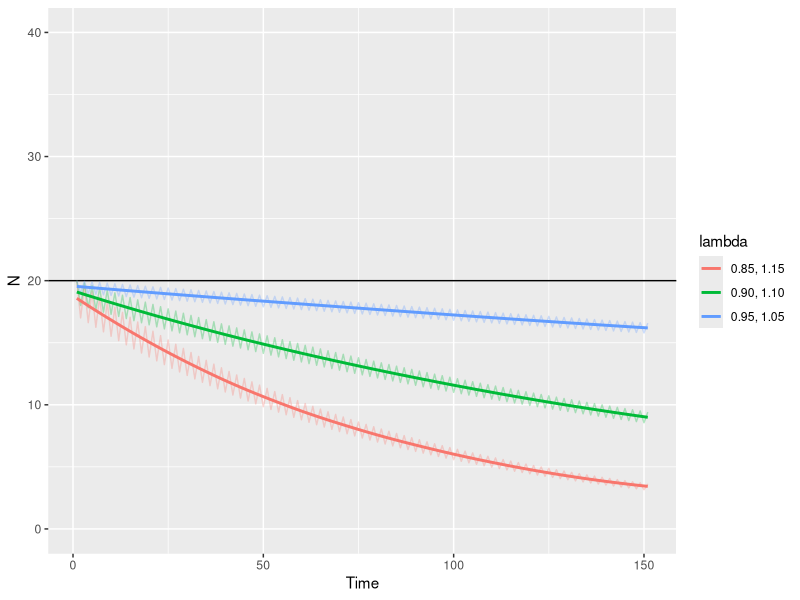

Write the R code that produced this figure.

library(tidyverse)

# Function to estimate growth over time with an alternating high/low growth rate
stoch_growth <- function(N0, t, growth_high, growth_low) {
  
  # Create population size vector, empty except for the starting size
  pop_sizes <- vector(mode = "numeric", length = t + 1)
  pop_sizes[1] <- N0
  
  # Create a vector of alternating high and low lambda of the same length
  lamb_vec <- rep(c(growth_high, growth_low), length.out = length(pop_sizes))
  
  # Recursively calculate the next population size in the time step
  for(i in 2:length(pop_sizes)) {
    Nt <- pop_sizes[i-1]*lamb_vec[i]
    pop_sizes[i] <- Nt
  }
  
  # Create a tibble with Time and Population size
  pop_df <- tibble(
    Time = 1:(t+1),
    N = pop_sizes
  )
  return(pop_df)
  
}

# Create three population tables with different alternating growth rates
# lambda = 0.95, 1.05
Nt1 <- stoch_growth(N0 = 20, t = 150, growth_high = 1.05, growth_low = 0.95) %>%
  mutate(lambda = "0.95, 1.05")
# lambda = 0.90, 1.10
Nt2 <- stoch_growth(N0 = 20, t = 150, growth_high = 1.10, growth_low = 0.90) %>%
  mutate(lambda = "0.90, 1.10")
# lambda = 0.85, 1.15
Nt3 <- stoch_growth(N0 = 20, t = 150, growth_high = 1.15, growth_low = 0.85) %>%
  mutate(lambda = "0.85, 1.15")

# Plot the population trajectories
bind_rows(Nt1, Nt2, Nt3) %>%
ggplot(aes(x = Time, y = N, colour = lambda)) +
  geom_hline(yintercept = 20) +
  geom_line(alpha = 0.3) +
  geom_smooth(se = F) + 
  ylim(0, 40)
